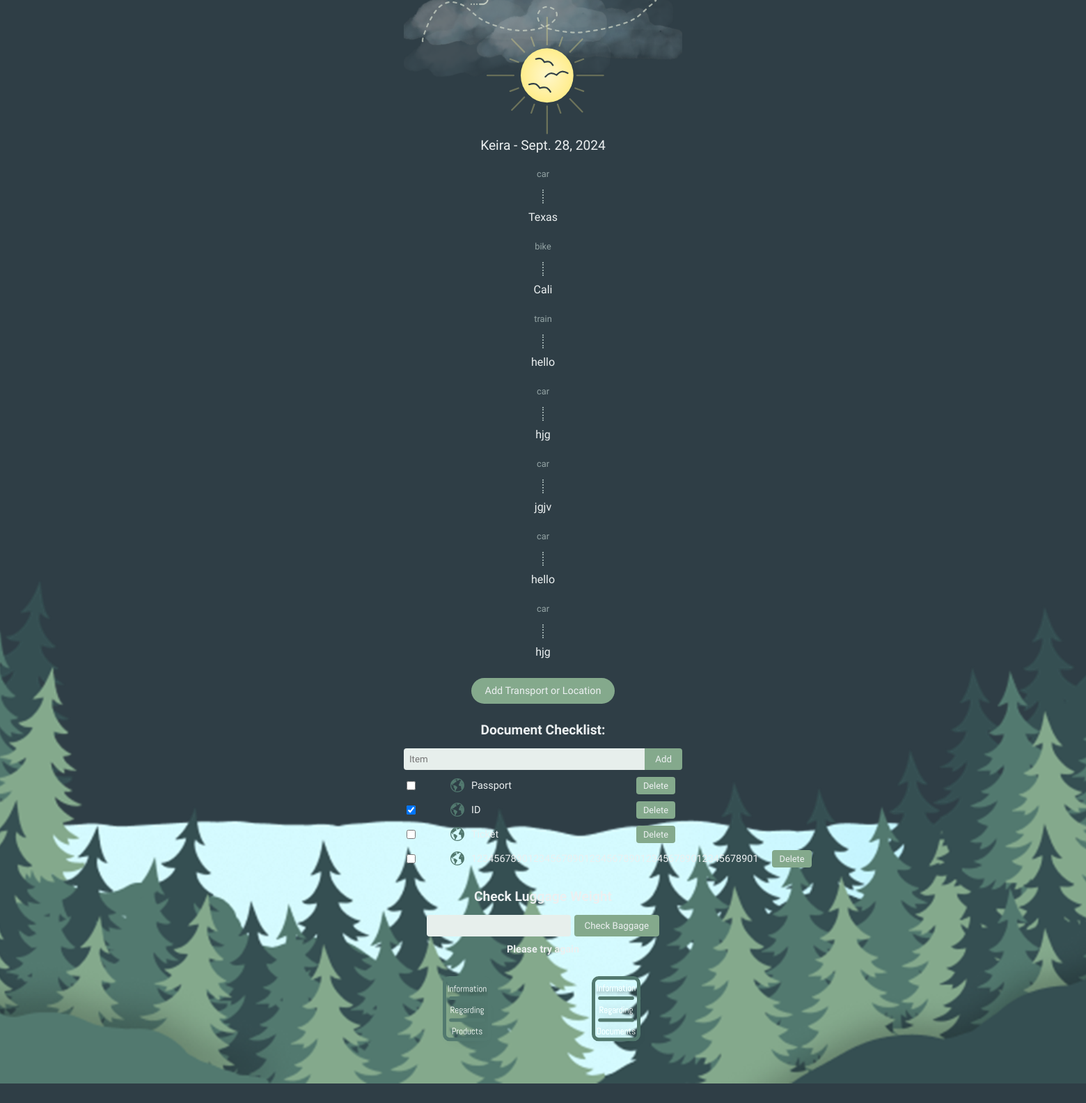
Page /page2/ (signed in) on the committed database.
### base/models.py (models this page shows, shortened)
class Trip(models.Model):
    strTripName = models.CharField(max_length=50)
    intStartDate = models.DateField()
    intEndDate = models.DateField()
    user = models.ForeignKey(User, on_delete=models.CASCADE, default=None)

class TripLeg(models.Model):
    dictTripLst = models.ForeignKey(Trip, on_delete=models.CASCADE)
    strLoc = models.ForeignKey(Destination, on_delete=models.SET_NULL, null=True, blank=True, max_length=50)
    strTran = models.ForeignKey(Transport, on_delete=models.SET_NULL, null=True, blank=True)

class Transport(models.Model):
    strTran = models.CharField(max_length=100, choices=tupTran, null=True, blank=True)

class Destination(models.Model):
    strLoc = models.CharField(max_length=100, null=True, blank=True)

class ChecklistItem(models.Model):
    dictTripLst = models.ForeignKey(Trip, on_delete=models.CASCADE, null=True, blank=True)
    title = models.CharField(max_length=50)
    completed = models.BooleanField(default=False)

### base/views.py (the view)
# urls.py: path('page2/', views.createdTripTwo, name='page2'),  # View second part of created trip
@login_required(login_url='login')
def createdTripTwo(request):
    request.session["active_page"] = 2
    try:
        dictTripLst = Trip.objects.filter(user=request.user).order_by('-intStartDate')[1]
        request.session['strTripName_id'] = dictTripLst.pk
        passURL = 'base/pgPreviousTripTwo.html'
    except Exception as e:
        dictTripLst = Trip.objects.filter(user=request.user).order_by('-intStartDate')[0]
        request.session['strTripName_id'] = dictTripLst.pk
        passURL = 'base/pgPreviousTripOne.html'
        request.session["active_page"] = 1
    if dictTripLst:
        legs = TripLeg.objects.filter(dictTripLst=dictTripLst).order_by('pk')
        checklist = ChecklistItem.objects.filter(dictTripLst=dictTripLst).order_by("pk")
        return render(request, passURL, {'trip': dictTripLst, 'legs': legs, 'checklist':checklist})
    else:
        return render(request, 'base/pgCreateButton.html')  # Create a template for no trips

### base/templates/base/pgPreviousTripTwo.html (shortened to what this page needs)
{% load static %}
<!DOCTYPE html>
<html lang="en">
<head>
    <link rel="stylesheet" href="https://unpkg.com/swiper/swiper-bundle.min.css">
</head>
<body>
    <div class="swiper-container">
        <div class="swiper-wrapper">
            <div class="swiper-slide">
                <div class="container">
                    <div class="header">
                        <a href="{% url 'createButton' %}" style="position: absolute; top: 6vh; left: 6vw; z-index: 2;">
                            <img style="width: calc(1800px+(2400-1800)*((100vw - 500px)/(1920-500))); height: 30px;" src="{% static 'Return.svg' %}" alt="Return" />
                        </a>
                        <img class="clouds-image" src="{% static 'bckTop.svg' %}" alt="Clouds" />
                        <p class="trip-title">{{ trip.strTripName }} - {{ trip.intStartDate }}</p>
                    </div>
                    <div class="itinerary">
                        {% for leg in legs %}
                            {% if leg.strTran == "" %}
                                <div class="transport">no transport</div>
                            {% else %}
                                <div class="transport">{{ leg.strTran.strTran }}</div>
                            {% endif %}
                            <div class="dotted-line"></div>
                            <div class="location">{{ leg.strLoc.strLoc }}</div>
                            <br/>
                        {% endfor %}
                    </div>
                    <a href="{% url 'createTripTwo' %}" class="add-button">Add Transport or Location</a>
                    <div class="checklist">
                        <h2>Document Checklist:</h2>
                        <form method="POST" action="{% url 'todo1' %}" class="add-item">
                            <input type="text" name="strItem" placeholder="Item">
                            <button class="btnAdd" type="submit">Add</button>
                        </form>
                        {% for item in checklist %}
                            <div class="checklist-item">
                                <form method="POST" class="btnCheck" action="{% url 'toggle1' item.id %}">
                                    <input type="checkbox" id="item-{{ item.id }}" {% if item.completed %}checked{% endif %} onclick="this.form.submit();">
                                    <label for="item-{{ item.id }}">
                                        <img class="icon-globe" src="{% static 'globe-icon.svg' %}" alt="Globe">
                                        {{ item.title }}
                                    </label>
                                </form>
                                <form method="POST" action="{% url 'delete1' item.id %}">
                                    <button type="submit">Delete</button>
                                </form>
                            </div>
                        {% endfor %}
                    </div>
                    <div class="luggage-weight">
                        <h2>Check Luggage Weight</h2>
                        <form method="POST" action="{% url 'baggage-check1' %}">
                            <input type="text" class="inputWeight" name="intLuggageWeight" placholder="weight (kgs)" />
                            <button type="submit">Check Baggage</button>
                        </form>
                        {% if data == Error %}
                            <h1>Please try again</h1>
                        {% endif %}
                    </div>
                    <div class="info-buttons">
                        <a href="{% url 'prodPage' %}" style="padding-left: 50px;"><img src="{% static 'prodIcon.svg' %}"/></a>
                        <a href="{% url 'docPage' %}" style="padding-right: 50px;"><img src="{% static 'docIcon.svg' %}"/></a>
                    </div>
                </div>
                <div class="trees-container"><img src="{% static 'trees.svg' %}" alt="trees" class="trees-image"/></div>
            </div>
            <div class="swiper-slide"></div>
        </div>
    </div>
</body>
</html>

### rows in the picture
Trip: strTripName "Keira", intStartDate "Sept. 28, 2024"
TripLeg: strTran.strTran "car", strLoc.strLoc "Texas"
TripLeg: strTran.strTran "bike", strLoc.strLoc "Cali"
TripLeg: strTran.strTran "train", strLoc.strLoc "hello"
TripLeg: strTran.strTran "car", strLoc.strLoc "hjg"
TripLeg: strTran.strTran "car", strLoc.strLoc "jgjv"
TripLeg: strTran.strTran "car", strLoc.strLoc "hello"
TripLeg: strTran.strTran "car", strLoc.strLoc "hjg"
ChecklistItem: title "Passport"
ChecklistItem: completed "☑", title "ID"
ChecklistItem: title "Ticket"
ChecklistItem: title "123456789012345678901234567890123456789012345678901"
